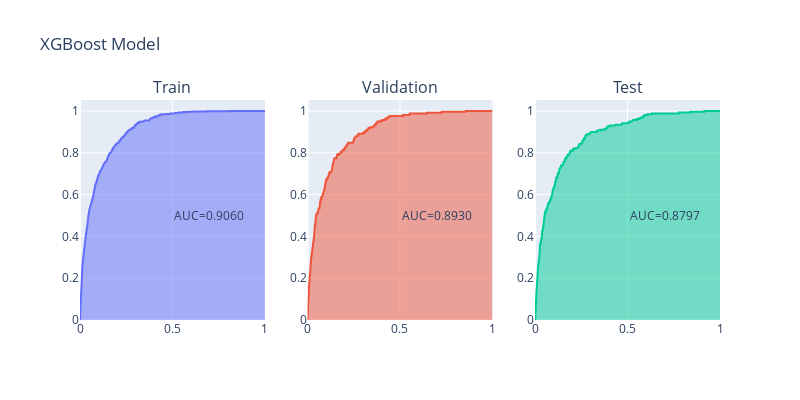

Here is the notebook cell this chart was saved with:
### Code cell
fig = make_subplots(rows=1, cols=3, subplot_titles=("Train", "Validation", "Test"), vertical_spacing = 0.05)

xgb_metrics = [(y_train, y_train_lg_pipe_pred[:, 1]),
                   (y_val, y_val_lg_pipe_pred[:, 1]),
                   (y_test, y_test_lg_pipe_pred[:, 1])]
count = 0
for i in xgb_metrics:
    fpr, tpr, thresholds = roc_curve(i[0], i[1])
    auc_score = auc(fpr, tpr)
    count+=1
    fig.add_trace(go.Scatter(x=fpr, y=tpr, fill='tozeroy',showlegend=False),row=1,col=count)
    fig.add_annotation(text=f'AUC={auc_score:.4f}',
                  xref="x"+str(count), yref="y"+str(count),
                  x=0.7, y=0.5, showarrow=False)
fig.update_layout(height=400, width=800, title_text="XGBoost Model")
fig.show()

### Figure 1 — Plotly figure (JSON) as saved in the notebook; plotly's stock layout.template omitted (floating-point values rounded to 4 significant figures; data arrays with more than 128 entries replaced by an {"elided": "..."} marker saying what was removed)
{"data": [{"fill": "tozeroy", "showlegend": false, "type": "scatter", "x": {"elided": "1428 float values"}, "xaxis": "x", "y": {"elided": "1428 float values"}, "yaxis": "y"}, {"fill": "tozeroy", "showlegend": false, "type": "scatter", "x": {"elided": "477 float values"}, "xaxis": "x2", "y": {"elided": "477 float values"}, "yaxis": "y2"}, {"fill": "tozeroy", "showlegend": false, "type": "scatter", "x": {"elided": "473 float values"}, "xaxis": "x3", "y": {"elided": "473 float values"}, "yaxis": "y3"}], "layout": {"annotations": [{"font": {"size": 16}, "showarrow": false, "text": "Train", "x": 0.1444, "xanchor": "center", "xref": "paper", "y": 1, "yanchor": "bottom", "yref": "paper"}, {"font": {"size": 16}, "showarrow": false, "text": "Validation", "x": 0.5, "xanchor": "center", "xref": "paper", "y": 1, "yanchor": "bottom", "yref": "paper"}, {"font": {"size": 16}, "showarrow": false, "text": "Test", "x": 0.8556, "xanchor": "center", "xref": "paper", "y": 1, "yanchor": "bottom", "yref": "paper"}, {"showarrow": false, "text": "AUC=0.9060", "x": 0.7, "xref": "x", "y": 0.5, "yref": "y"}, {"showarrow": false, "text": "AUC=0.8930", "x": 0.7, "xref": "x2", "y": 0.5, "yref": "y2"}, {"showarrow": false, "text": "AUC=0.8797", "x": 0.7, "xref": "x3", "y": 0.5, "yref": "y3"}], "height": 400, "title": {"text": "XGBoost Model"}, "width": 800, "xaxis": {"anchor": "y", "domain": [0, 0.2889]}, "xaxis2": {"anchor": "y2", "domain": [0.3556, 0.6444]}, "xaxis3": {"anchor": "y3", "domain": [0.7111, 1]}, "yaxis": {"anchor": "x", "domain": [0, 1]}, "yaxis2": {"anchor": "x2", "domain": [0, 1]}, "yaxis3": {"anchor": "x3", "domain": [0, 1]}}}
